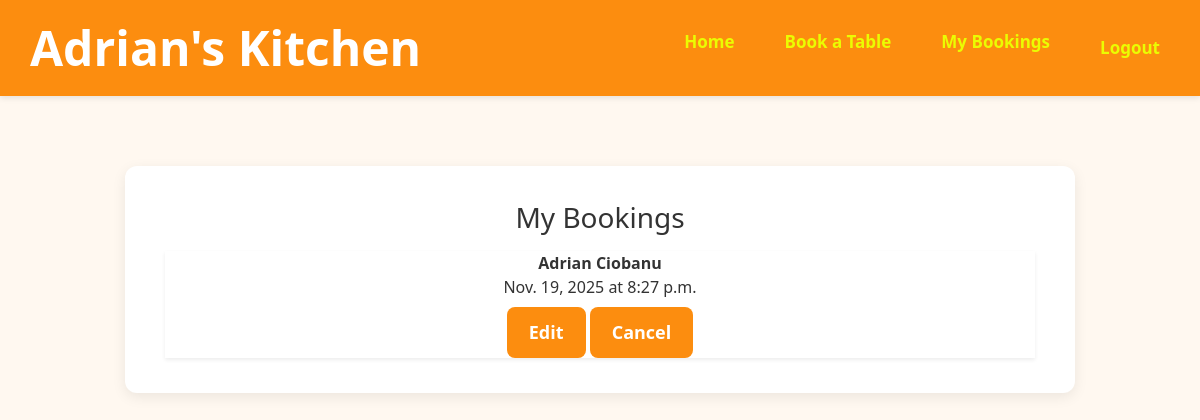
The app's page /bookings/ (signed in), older data.
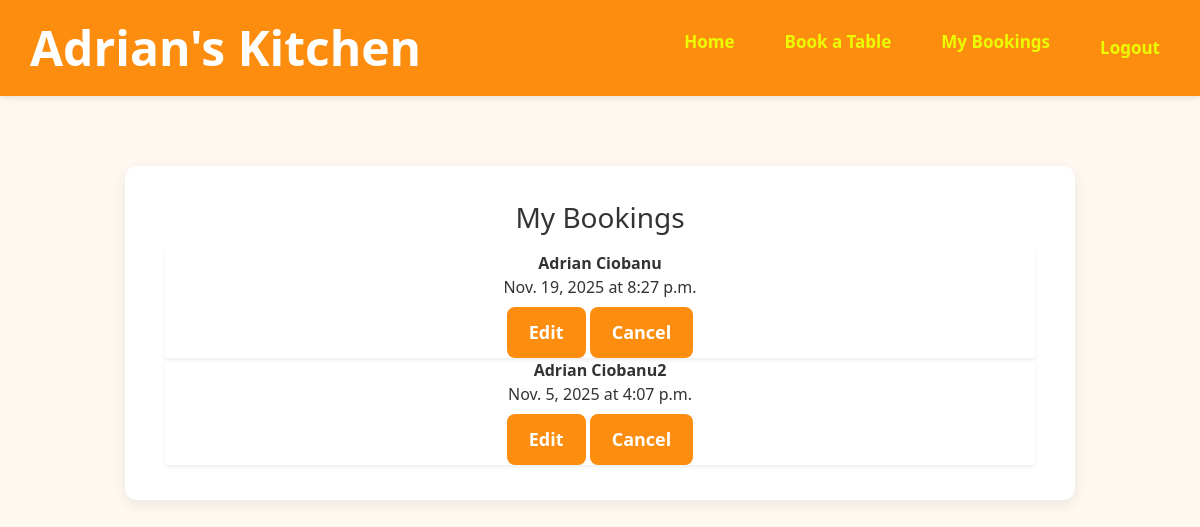
The same page, newer data.
### bookings/models.py (models this page shows, shortened)
class Booking(models.Model):
    user = models.ForeignKey(User, on_delete=models.CASCADE)
    name = models.CharField(max_length=100)
    date = models.DateField()
    time = models.TimeField()
    guests = models.IntegerField()

### bookings/views.py (the view)
# urls.py: path('bookings/', views.view_bookings, name="view_bookings"),
@login_required
def view_bookings(request):
    bookings = Booking.objects.filter(user=request.user).order_by("-date", "-time")
    return render(request, "bookings/view_bookings.html", {"bookings": bookings})

### bookings/templates/bookings/view_bookings.html (shortened to what this page needs)
{% extends "bookings/base.html" %}
{% block content %}
<h2 class="mb-3">My Bookings</h2>
{% if bookings %}
    <ul class="booking-list">
        {% for booking in bookings %}
            <li class="booking-item shadow-sm">
                <strong>{{ booking.name }}</strong><br>
                {{ booking.date }} at {{ booking.time }}
                <div class="mt-2">
                    <a href="{% url 'edit_booking' booking.id %}" class="btn btn-primary btn-sm">Edit</a>
                    <a href="{% url 'delete_booking' booking.id %}" class="btn btn-danger btn-sm">Cancel</a>
                </div>
            </li>
        {% endfor %}
    </ul>
{% else %}
    <p class="text-center">You have no bookings yet.</p>
{% endif %}
{% endblock %}

Row changes from the older to the newer data that the page shows:
added Booking: name "Adrian Ciobanu2", date "Nov. 5, 2025", time "4:07 p.m."
